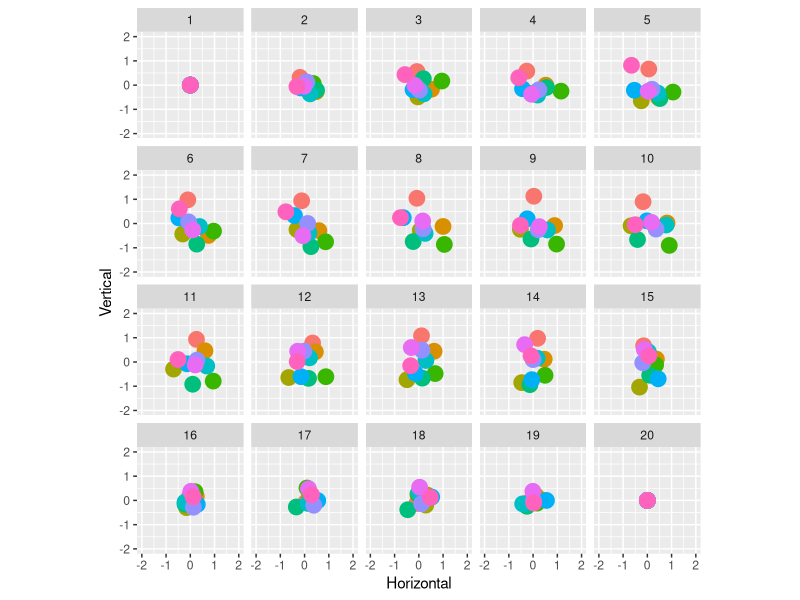
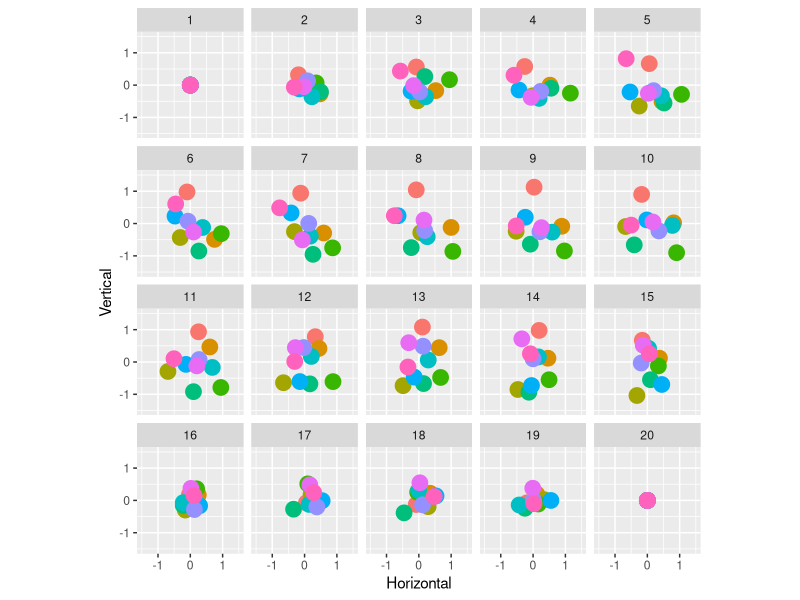

These figures' R source, in order:
## ---- chunk 1
knitr::opts_chunk$set(echo = TRUE)
library(tidyverse)
library(e1071)
library(gganimate)
library(fields)
## ---- chunk 2
ntimes <- 20  # how many time points to run the bridge?
nseries <- 10 # how many time series to generate?

# function to generate the brownian bridges
make_bridges <- function(ntimes, nseries) {
  replicate(nseries, c(0,rbridge(frequency = ntimes-1))) %>% as.vector()
}

# construct tibble
tbl <- tibble(
  Time = rep(1:ntimes, nseries),
  Horizontal = make_bridges(ntimes, nseries),
  Vertical = make_bridges(ntimes, nseries),
  Series = gl(nseries, ntimes)
)

glimpse(tbl)
## ---- chunk 3
base_pic <- tbl %>%
  ggplot(aes(
    x = Horizontal, 
    y = Vertical, 
    colour = Series)) + 
  geom_point(
    show.legend = FALSE,
    size = 5) + 
  coord_equal() + 
  xlim(-2, 2) + 
  ylim(-2, 2)

base_pic + facet_wrap(~Time)
## ---- chunk 4
base_anim <- base_pic + transition_time(time = Time) 
base_anim %>% animate()
## ---- chunk 5
mark1<- base_anim + 
  shadow_mark(size = 1, 
              alpha = 0.5,
              colour = "black"
  )
mark1 %>% animate(detail = 5, type = "cairo")


#Multi color mark
#Create a set of colors for us to use. Normally I would match them up (red with light red ect.) but for this example we wont. 
library(fields)
cols<-tim.colors(10)

#Assign each series their own color in the tbl, There is certainly a better way to do this; but I don't know it. 
tbl<-tbl %>% select(Time:Series) %>% mutate(col=case_when(
  Series== 1  ~ cols[1],
  Series== 2  ~ cols[2],
  Series== 3  ~ cols[3],
  Series== 4  ~ cols[4],
  Series== 5  ~ cols[5],
  Series== 6  ~ cols[6],
  Series== 7  ~ cols[7],
  Series== 8  ~ cols[8],
  Series== 9  ~ cols[9],
  Series== 10  ~ cols[10]))

#Arrange the tbl based on the time variable; this is so that the order of the color column matches the order gganimate will turn your data into. 
tbl<-tbl %>% arrange(Time)

#Redo the above
base_pic <- tbl %>%
  ggplot(aes(
    x = Horizontal, 
    y = Vertical, 
    colour = Series)) + 
  geom_point(
    show.legend = FALSE,
    size = 5) + 
  coord_equal() + 
  xlim(-1.5, 1.5) + 
  ylim(-1.5, 1.5)

base_pic + facet_wrap(~Time)

#Base Anim
base_anim <- base_pic + transition_time(time = Time) 

markcol <- base_anim + 
  shadow_mark(alpha=0.6, 
              colour=tbl$col, 
              size = 1.5)
markcol %>% animate()
